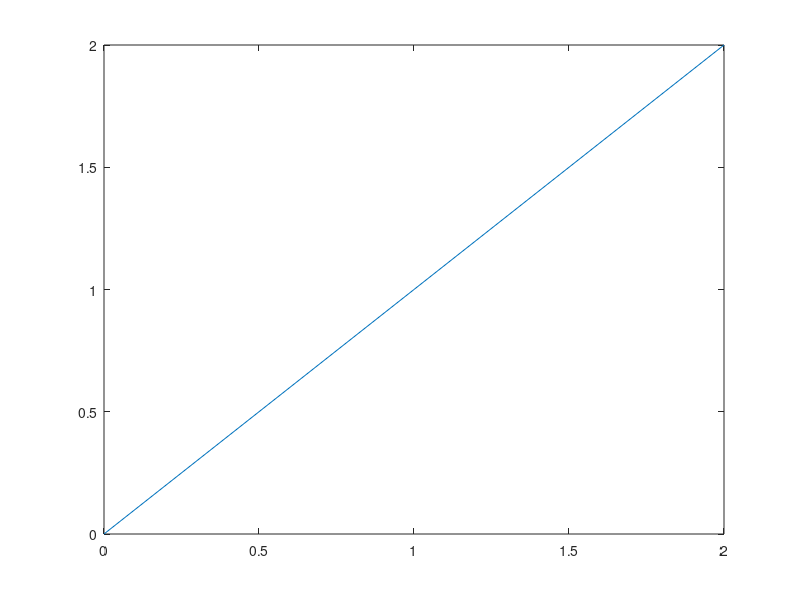

Write MATLAB code to recreate this figure.
clear all
close all
clc

%% Parâmetros do modelo

m = 1200; %[kg] massa do automóvel
b = 7; %[N/(m/s)] coeficiente de atrito viscoso
g = 9.8; %[m/s^2] aceleração da gravidade
c = 3; %[N/(m/s)^2) coeficiente de arrasto aerodinâmico
alpha = 1*pi/180; %[rad] inclinação do terreno

plot([0 1 2],[0 1 2])
